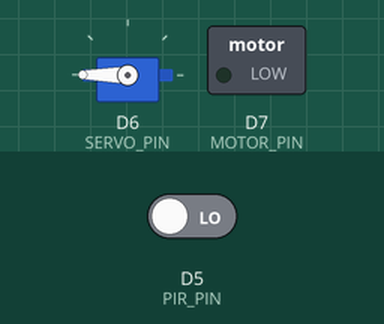
This sketch was run on a simulated ESP8266 (NodeMCU). Shown: servo, switched loads named in the sketch (green lamp = pin HIGH). Inputs (shaded band) come from the test bench; at power-on: D5 (PIR_PIN) LOW. WiFi joins after 1.5 s; servers stay silent unless stated; the audio player accepts every command and is not drawn; what the sketch prints to the serial monitor is not drawn.

Above: at 3.5 s.
3.6 s: D5 (PIR_PIN) driven HIGH
At 5.4 s:
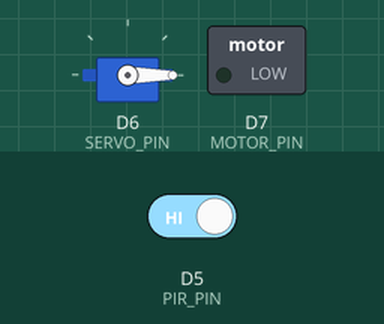
At 6.3 s:
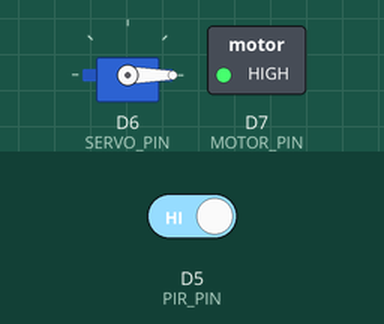
Timing chart, 0 to 7.8 s (numbered marks = the images above; inputs shaded):
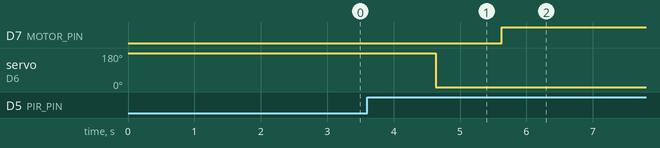

Measured:
- after the input at 3.6 s, D7 (MOTOR_PIN): LOW → HIGH after 2.0 s; servo on D6 (SERVO_PIN): 180° → 0° after 1.0 s

The sketch:

Smart_Bijuka.ino
```cpp
// (licence header left out)
#define BLYNK_TEMPLATE_ID "TMPL3-NMUlCAB"
#define BLYNK_TEMPLATE_NAME "Agriculture"
#define BLYNK_AUTH_TOKEN "QAw35H0SK8Oh2zf55O-E2RxeYd_XRE4-"

#include <ESP8266WiFi.h>
#include <BlynkSimpleEsp8266.h>
#include <Servo.h>
#include <SoftwareSerial.h>
#include <DFRobotDFPlayerMini.h>

// WiFi credentials
char auth[] = BLYNK_AUTH_TOKEN;
char ssid[] = "vivo 1816";
char pass[] = "12345678";

// Pin configuration
#define PIR_PIN D5
#define SERVO_PIN D6
#define MOTOR_PIN D7

Servo myServo;
SoftwareSerial dfSerial(D2, D1); // TX, RX for DFPlayer
DFRobotDFPlayerMini dfPlayer;

bool motionDetected = false;

void setup() {
  Serial.begin(9600);
  dfSerial.begin(9600);

  pinMode(PIR_PIN, INPUT);
  pinMode(MOTOR_PIN, OUTPUT);
  digitalWrite(MOTOR_PIN, LOW);

  myServo.attach(SERVO_PIN);
  myServo.write(180); // Initial position

  Blynk.begin(auth, ssid, pass);

  if (!dfPlayer.begin(dfSerial)) {
    Serial.println("DFPlayer not detected!");
  } else {
    Serial.println("DFPlayer ready.");
    dfPlayer.volume(20); // Volume level (0–30)
  }
}

void loop() {
  Blynk.run();

  int pirState = digitalRead(PIR_PIN);

  if (pirState == HIGH && !motionDetected) {
    motionDetected = true;

    // Send alert to Blynk App
    Blynk.logEvent("motion", "Motion detected!");

    // Play sound through DFPlayer
    dfPlayer.play(1);
    delay(1000);

    // Move servo arm
    myServo.write(0);
    delay(1000);

    // Activate DC motor
    digitalWrite(MOTOR_PIN, HIGH);
    delay(180000);  // 3 minutes (180 sec)
    digitalWrite(MOTOR_PIN, LOW);

    // Reset servo arm
    myServo.write(180);
    dfPlayer.stop();

    motionDetected = false;
  }
}
```
